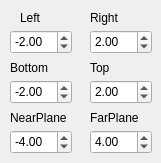
     <widget class="QWidget" name="ortho">
      <attribute name="title">
       <string>Ortho</string>
      </attribute>
      <widget class="QDoubleSpinBox" name="doubleSpinBox_19">
       <property name="geometry">
        <rect>
         <x>10</x>
         <y>30</y>
         <width>62</width>
         <height>24</height>
        </rect>
       </property>
       <property name="minimum">
        <double>-4.000000000000000</double>
       </property>
       <property name="maximum">
        <double>4.000000000000000</double>
       </property>
       <property name="singleStep">
        <double>0.500000000000000</double>
       </property>
       <property name="value">
        <double>-2.000000000000000</double>
       </property>
      </widget>
      <widget class="QDoubleSpinBox" name="doubleSpinBox_20">
       <property name="geometry">
        <rect>
         <x>90</x>
         <y>30</y>
         <width>62</width>
         <height>24</height>
        </rect>
       </property>
       <property name="minimum">
        <double>-4.000000000000000</double>
       </property>
       <property name="maximum">
        <double>4.000000000000000</double>
       </property>
       <property name="singleStep">
        <double>0.500000000000000</double>
       </property>
       <property name="value">
        <double>2.000000000000000</double>
       </property>
      </widget>
      <widget class="QDoubleSpinBox" name="doubleSpinBox_21">
       <property name="geometry">
        <rect>
         <x>10</x>
         <y>80</y>
         <width>62</width>
         <height>24</height>
        </rect>
       </property>
       <property name="minimum">
        <double>-4.000000000000000</double>
       </property>
       <property name="maximum">
        <double>4.000000000000000</double>
       </property>
       <property name="singleStep">
        <double>0.500000000000000</double>
       </property>
       <property name="value">
        <double>-2.000000000000000</double>
       </property>
      </widget>
      <widget class="QDoubleSpinBox" name="doubleSpinBox_22">
       <property name="geometry">
        <rect>
         <x>90</x>
         <y>80</y>
         <width>62</width>
         <height>24</height>
        </rect>
       </property>
       <property name="minimum">
        <double>-4.000000000000000</double>
       </property>
       <property name="maximum">
        <double>4.000000000000000</double>
       </property>
       <property name="singleStep">
        <double>0.500000000000000</double>
       </property>
       <property name="value">
        <double>2.000000000000000</double>
       </property>
      </widget>
      <widget class="QDoubleSpinBox" name="doubleSpinBox_24">
       <property name="geometry">
        <rect>
         <x>90</x>
         <y>130</y>
         <width>62</width>
         <height>24</height>
        </rect>
       </property>
       <property name="minimum">
        <double>-10.000000000000000</double>
       </property>
       <property name="maximum">
        <double>10.000000000000000</double>
       </property>
       <property name="singleStep">
        <double>0.500000000000000</double>
       </property>
       <property name="value">
        <double>4.000000000000000</double>
       </property>
      </widget>
      <widget class="QDoubleSpinBox" name="doubleSpinBox_23">
       <property name="geometry">
        <rect>
         <x>10</x>
         <y>130</y>
         <width>62</width>
         <height>24</height>
        </rect>
       </property>
       <property name="minimum">
        <double>-10.000000000000000</double>
       </property>
       <property name="maximum">
        <double>10.000000000000000</double>
       </property>
       <property name="singleStep">
        <double>0.500000000000000</double>
       </property>
       <property name="value">
        <double>-4.000000000000000</double>
       </property>
      </widget>
      <widget class="QLabel" name="label_7">
       <property name="geometry">
        <rect>
         <x>20</x>
         <y>10</y>
         <width>60</width>
         <height>16</height>
        </rect>
       </property>
       <property name="text">
        <string>Left</string>
       </property>
      </widget>
      <widget class="QLabel" name="label_8">
       <property name="geometry">
        <rect>
         <x>90</x>
         <y>10</y>
         <width>60</width>
         <height>16</height>
        </rect>
       </property>
       <property name="text">
        <string>Right</string>
       </property>
      </widget>
      <widget class="QLabel" name="label_9">
       <property name="geometry">
        <rect>
         <x>10</x>
         <y>60</y>
         <width>60</width>
         <height>16</height>
        </rect>
       </property>
       <property name="text">
        <string>Bottom</string>
       </property>
      </widget>
      <widget class="QLabel" name="label_11">
       <property name="geometry">
        <rect>
         <x>10</x>
         <y>110</y>
         <width>71</width>
         <height>16</height>
        </rect>
       </property>
       <property name="text">
        <string>NearPlane</string>
       </property>
      </widget>
      <widget class="QLabel" name="label_12">
       <property name="geometry">
        <rect>
         <x>90</x>
         <y>110</y>
         <width>60</width>
         <height>16</height>
        </rect>
       </property>
       <property name="text">
        <string>FarPlane</string>
       </property>
      </widget>
      <widget class="QLabel" name="label_10">
       <property name="geometry">
        <rect>
         <x>90</x>
         <y>60</y>
         <width>60</width>
         <height>16</height>
        </rect>
       </property>
       <property name="text">
        <string>Top</string>
       </property>
      </widget>
     </widget>
